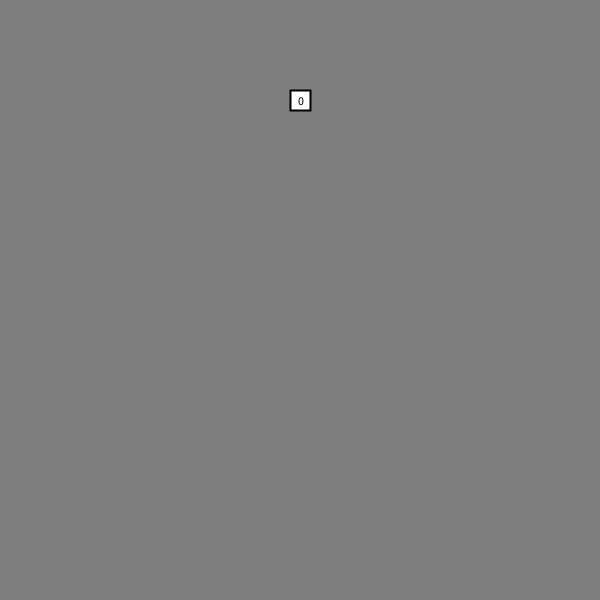
Frame 1 (no input)
Frame 60 (the mouse pressed at the canvas centre just before this capture): identical to frame 1, image omitted
Frame 120 (the mouse held since frame 60 and released just before this capture): identical to frame 1, image omitted

The Processing sketch that drew this single still picture (run headless with seeded random() and noise(); from frame 60 on, the mouse is pressed at the canvas centre):

// Processing sketch: treeGen
// ── treeGen.pde
Controller IN;
Tree tree;

void setup() {
  size(600, 600);
  tree = new Tree();
  IN = new Controller(tree);
}

void draw() {
  background(255/2);
  translate(width/2, 100);
  tree.update();
  tree.disp();
}

void keyPressed() {
  IN.keyPressed();
}

void keyReleased() {
  IN.keyReleased();
}

void mouseMoved() {
  IN.mouseMoved();
}

void mousePressed() {
  IN.mousePressed();
}

void mouseReleased() {
  IN.mouseReleased();
}

// ── Controller.pde
class Controller {
  Tree tree;

  Node nodeUnder;

  Controller(Tree T) {
    tree = T;
  }

  void keyPressed() {
    //IN.keyPressed();
  }

  void keyReleased() {
    switch (key) {
    }
  }

  void mouseMoved() {
    for (Node n : tree.nodes) {
      float d = dist(mouseX-width/2, mouseY-100, n.pos.x, n.pos.y);
      if (d < n.dim.x) { 
        n.mousedOver = true;
        nodeUnder = n;
        break;
      } else {
        n.mousedOver = false;
        nodeUnder = null;
      }
    }
  }

  void mousePressed() {
    //IN.mousePressed();
  }

  void mouseReleased() {
    //IN.mouseReleased();
    if (nodeUnder==null) {
    } else {
      if (mouseButton == LEFT) {
        Node g = new Node(tree.nodes.size()); 
        g.pos.add(new PVector(0, 50));
        g.pos.add(nodeUnder.pos);
        tree.grow(nodeUnder, g);
      }
      if (mouseButton == RIGHT) {
        Node g =  new Node(tree.nodes.size());
        g.pos.add(new PVector(-25, 50));
        g.pos.add(nodeUnder.pos);
        Node h =  new Node(tree.nodes.size()+1);
        h.pos.add(new PVector(25, 50));
        h.pos.add(nodeUnder.pos);
        tree.grow(nodeUnder, g, h);
      }
    }
  }
}

// ── Link.pde
class Link {
  Node base, tip;
  float d;
  
  PVector params;
    //params.x ideal length
    //params.y stiffness coeff

  Link(Node A, Node B) {
    base = A;
    tip = B;
    params = new PVector(50, -.005);
  }
  
  void update() {
   d = dist(base.pos.x, base.pos.y, tip.pos.x, tip.pos.y);
   PVector midP = base.pos.copy();
   midP.add(tip.pos);
   midP.mult(.5);
   PVector dBase = base.pos.copy();
   dBase.sub(midP);
   dBase.mult(params.y*(d-params.x));
   dBase.mult(.5);
   PVector dTip = tip.pos.copy();
   dTip.sub(midP);
   dTip.mult(params.y*(d-params.x));
   dTip.mult(.5);
   base.addForce(dBase);
   tip.addForce(dTip);
   base.update();
   tip.update();
  }
  
  void disp() {
   push();
   stroke(0);
   strokeWeight(2);
   line(base.pos.x, base.pos.y, tip.pos.x, tip.pos.y); 
   pop();
  }

  boolean eq(Node U, Node V) {
    if (U.eq(base) || U.eq(tip))
      if (V.eq(base) || V.eq(tip))
        if (!U.eq(V))  
          return true;
    return false;
  }
}

// ── Node.pde
class Node {
  int id;
  PVector pos, vel, acc, dim;
  float mass;
  float maxAcc, maxVel;
  boolean mousedOver;
  color nodeCol, antiNodeCol, textCol, antiTextCol;

  int generation;
  int offspring;

  Node(int ID) {
    id = ID;
    pos = new PVector(0, 0);
    vel = new PVector(0, 0);
    acc = new PVector(0, 0);
    dim = new PVector(20, 20);
    mousedOver = false;

    nodeCol = color(255, 255, 255);
    antiNodeCol = color(0, 0, 0);
    textCol = color(0, 0, 0);
    antiTextCol = color(255, 255, 255);
    generation = 0;
    offspring = 0;
    maxAcc = .1;
    maxVel = 1;
    mass = 10;
  }

  boolean eq(Node T) {
    if (T.id == this.id)
      return true;
    return false;
  }

  void addForce(PVector F) {
    acc.add(F.mult(1/mass));
  }

  void update() {
    acc.limit(maxAcc);
    vel.add(acc);
    vel.limit(maxVel);
    pos.add(vel);
    acc.mult(0);
  }

  void disp() {
    push();
    translate(pos.x, pos.y);
    strokeWeight(2);
    stroke(antiNodeCol);
    fill(nodeCol);
    if (mousedOver) {
      stroke(nodeCol);
      fill(antiNodeCol);
    }
    rectMode(CENTER);
    rect(0, 0, dim.x, dim.y);
    //circle(0, 0, 20);
    fill(textCol);    
    if (mousedOver)  fill(antiTextCol);
    textAlign(CENTER);
    text(offspring, 0, 5);
    pop();
  }
}

// ── Tree.pde
class Tree {
  ArrayList<Node> nodes;
  ArrayList<Link> links;

  Node root;
  ArrayList<Node> leafs;
  ArrayList<Node> branches;

  Tree() {
    nodes = new ArrayList<Node>();
    links = new ArrayList<Link>();
    leafs = new ArrayList<Node>();
    branches = new ArrayList<Node>();

    root = new Node(0);
    root.mass = 10000;
    nodes.add(root);
    leafs.add(root);
  }

  void update() {
    if (nodes.size() > 1) {
      //ArrayList<Link> antiLinks = new ArrayList<Link>();
      //for (Link l : antiLinks) { 
      //  l.update();
      //  stroke(255);
      //  line(l.base.pos.x, l.base.pos.y, l.tip.pos.x, l.tip.pos.y);
      //}
      for (Link l : links)  l.update();
    }
  }

  void disp() {
    for (Link l : links)  l.disp();
    for (Node n : nodes)  n.disp();
  }

  void grow(Node L, Node G) {
    leafs.remove(L);            //remove leaf node from leafs
    links.add(new Link(L, G));  //link leaf node to new node
    leafs.add(G);               //add new node to leafs
    nodes.add(G);
    G.generation = L.generation+1;
    if (L.offspring==1)  branches.add(L);
    L.offspring++;
  }  

  void grow(Node L, Node A, Node B) {
    leafs.remove(L);            //remove leaf node from leafs
    branches.add(L);            //add leaf node to branches
    links.add(new Link(L, A));   //link leaf node to A node
    links.add(new Link(L, B));   //link leaf node to B node
    leafs.add(A);               //add A to leafs
    leafs.add(B);               //add B to leafs
    nodes.add(A);
    nodes.add(B);
    A.generation = L.generation+1;
    B.generation = L.generation+1;
    L.offspring++;
    L.offspring++;
  }

  void insert() {
    //remove link between A and B
    //inserting node = C
    //create link between A,C
    //create link between C,B
    //new sequence is ACB!
  }

  void repel(ArrayList<Node> L) {
    PVector rest = new PVector(0, 0);
    for (Node n : L)  rest.add(n.pos); 
    rest.mult(1/L.size());
  }
}
